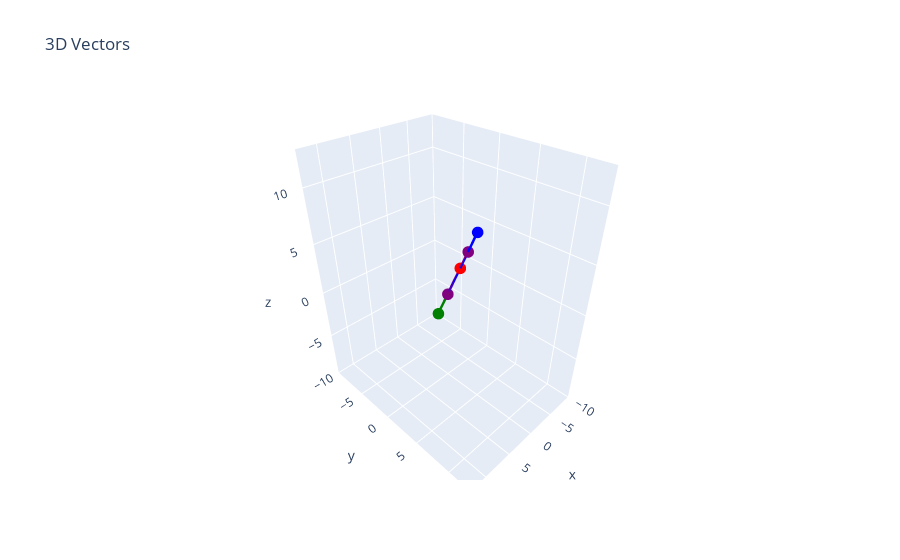

The notebook cell this image was saved under:
### Markdown cell above
### Numbers which are responsible for streching, squishing or reversing the  direction of vector is called scalars.

### Code cell
# Define 3D vectors
vectors = [
    {"x": 0, "y": 0, "z": 0, "dx": 3, "dy": 4, "dz": 5, "color": "red"},
    {"x": 0, "y": 0, "z": 0, "dx": 6, "dy": 8, "dz": 10, "color": "blue"}, # multiplying by 2 
    {"x": 0, "y": 0, "z": 0, "dx": -3, "dy": -4, "dz": -5, "color": "green"},  # multlying by -1
    {"x": 0, "y": 0, "z": 0, "dx": 4.5, "dy": 6, "dz": 7.5, "color": "purple"} # multiplying by 1.5
]

# Create figure
fig = go.Figure()

# Add vectors as arrows
for vec in vectors:
    fig.add_trace(go.Scatter3d(
        x=[vec["x"], vec["x"] + vec["dx"]],
        y=[vec["y"], vec["y"] + vec["dy"]],
        z=[vec["z"], vec["z"] + vec["dz"]],
        mode="lines+markers",
        marker=dict(size=4),
        line=dict(width=5, color=vec["color"])
    ))

# Formatting
fig.update_layout(
    title="3D Vectors",
    scene=dict(
        xaxis=dict(range=[-10, 13]),
        yaxis=dict(range=[-10, 13]),
        zaxis=dict(range=[-10, 13])
    ),
    showlegend=False
)

fig.show()

### Figure 1 — Plotly figure (JSON) as saved in the notebook; plotly's stock layout.template omitted (floating-point values rounded to 4 significant figures)
{"data": [{"line": {"color": "red", "width": 5}, "marker": {"size": 4}, "mode": "lines+markers", "type": "scatter3d", "x": [0, 3], "y": [0, 4], "z": [0, 5]}, {"line": {"color": "blue", "width": 5}, "marker": {"size": 4}, "mode": "lines+markers", "type": "scatter3d", "x": [0, 6], "y": [0, 8], "z": [0, 10]}, {"line": {"color": "green", "width": 5}, "marker": {"size": 4}, "mode": "lines+markers", "type": "scatter3d", "x": [0, -3], "y": [0, -4], "z": [0, -5]}, {"line": {"color": "purple", "width": 5}, "marker": {"size": 4}, "mode": "lines+markers", "type": "scatter3d", "x": [0, 4.5], "y": [0, 6], "z": [0, 7.5]}], "layout": {"scene": {"xaxis": {"range": [-10, 13]}, "yaxis": {"range": [-10, 13]}, "zaxis": {"range": [-10, 13]}}, "showlegend": false, "title": {"text": "3D Vectors"}}}
